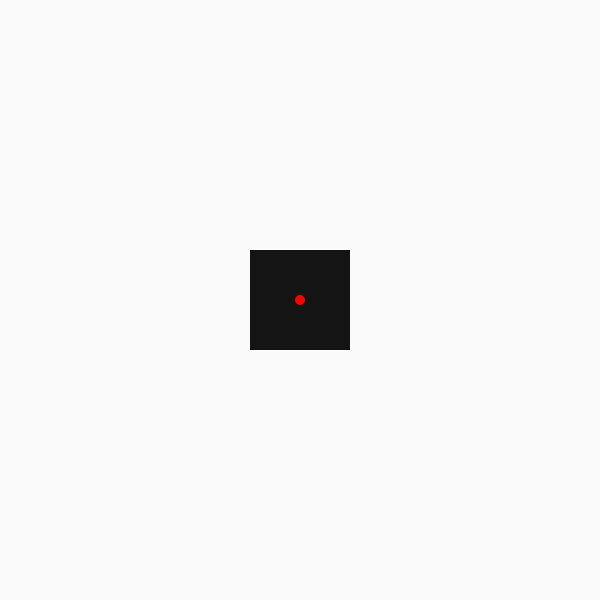
Frame 1 (no input)
Frame 60 (no input): identical to frame 1, image omitted
Frame 120 (the mouse pressed at the canvas centre since frame 60): identical to frame 1, image omitted

The p5.js sketch that drew this single still picture (run headless with seeded random() and noise() and a simulated clock; from frame 60 on, the mouse is pressed at the canvas centre):

// p5.js sketch
// ── sketch.js
function setup() {
  createCanvas(600, 600);
  noStroke();
}

function draw() {
  background(250);

  fill(20);
  rect(width * 0.5 - 50, height * 0.5 - 50, 100, 100);

  fill(255, 0, 0);
  ellipse(width * 0.5, height * 0.5, 10, 10);
}
